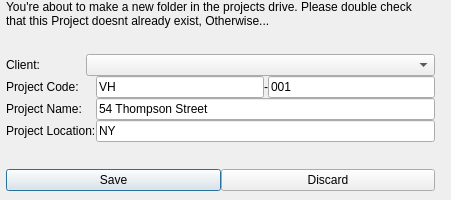
<?xml version="1.0" encoding="UTF-8"?>
<ui version="4.0">
 <class>Dialog</class>
 <widget class="QDialog" name="Dialog">
  <property name="geometry">
   <rect>
    <x>0</x>
    <y>0</y>
    <width>451</width>
    <height>200</height>
   </rect>
  </property>
  <property name="sizePolicy">
   <sizepolicy hsizetype="MinimumExpanding" vsizetype="MinimumExpanding">
    <horstretch>0</horstretch>
    <verstretch>0</verstretch>
   </sizepolicy>
  </property>
  <property name="windowTitle">
   <string>Making a New Project</string>
  </property>
  <property name="modal">
   <bool>true</bool>
  </property>
  <widget class="QWidget" name="verticalWidget" native="true">
   <property name="geometry">
    <rect>
     <x>0</x>
     <y>0</y>
     <width>441</width>
     <height>191</height>
    </rect>
   </property>
   <property name="sizePolicy">
    <sizepolicy hsizetype="Minimum" vsizetype="Preferred">
     <horstretch>0</horstretch>
     <verstretch>0</verstretch>
    </sizepolicy>
   </property>
   <layout class="QVBoxLayout" name="verticalLayout_2">
    <property name="spacing">
     <number>0</number>
    </property>
    <property name="leftMargin">
     <number>6</number>
    </property>
    <property name="rightMargin">
     <number>6</number>
    </property>
    <item>
     <widget class="QLabel" name="label_2">
      <property name="text">
       <string>You're about to make a new folder in the projects drive. Please double check that this Project doesnt already exist, Otherwise...</string>
      </property>
      <property name="wordWrap">
       <bool>true</bool>
      </property>
     </widget>
    </item>
    <item>
     <spacer name="verticalSpacer">
      <property name="orientation">
       <enum>Qt::Vertical</enum>
      </property>
      <property name="sizeHint" stdset="0">
       <size>
        <width>20</width>
        <height>40</height>
       </size>
      </property>
     </spacer>
    </item>
    <item>
     <layout class="QHBoxLayout" name="horizontalLayout_4">
      <item>
       <widget class="QLabel" name="label_6">
        <property name="maximumSize">
         <size>
          <width>80</width>
          <height>16777215</height>
         </size>
        </property>
        <property name="text">
         <string>Client:</string>
        </property>
       </widget>
      </item>
      <item>
       <widget class="QComboBox" name="comboBox"/>
      </item>
     </layout>
    </item>
    <item>
     <layout class="QHBoxLayout" name="horizontalLayout">
      <item>
       <widget class="QLabel" name="label">
        <property name="text">
         <string>Project Code:     </string>
        </property>
       </widget>
      </item>
      <item>
       <widget class="QLineEdit" name="lineEdit">
        <property name="text">
         <string>VH</string>
        </property>
       </widget>
      </item>
      <item>
       <widget class="QLabel" name="label_5">
        <property name="text">
         <string>-</string>
        </property>
       </widget>
      </item>
      <item>
       <widget class="QLineEdit" name="lineEdit_2">
        <property name="text">
         <string>001</string>
        </property>
       </widget>
      </item>
     </layout>
    </item>
    <item>
     <layout class="QHBoxLayout" name="horizontalLayout_2">
      <item>
       <widget class="QLabel" name="label_3">
        <property name="text">
         <string>Project Name:    </string>
        </property>
       </widget>
      </item>
      <item>
       <widget class="QLineEdit" name="lineEdit_3">
        <property name="text">
         <string>54 Thompson Street</string>
        </property>
       </widget>
      </item>
     </layout>
    </item>
    <item>
     <layout class="QHBoxLayout" name="horizontalLayout_3">
      <property name="topMargin">
       <number>0</number>
      </property>
      <item>
       <widget class="QLabel" name="label_4">
        <property name="text">
         <string>Project Location:</string>
        </property>
       </widget>
      </item>
      <item>
       <widget class="QLineEdit" name="lineEdit_4">
        <property name="text">
         <string>NY</string>
        </property>
       </widget>
      </item>
     </layout>
    </item>
    <item>
     <spacer name="verticalSpacer_2">
      <property name="orientation">
       <enum>Qt::Vertical</enum>
      </property>
      <property name="sizeHint" stdset="0">
       <size>
        <width>20</width>
        <height>40</height>
       </size>
      </property>
     </spacer>
    </item>
    <item>
     <layout class="QHBoxLayout" name="horizontalLayout_5">
      <property name="topMargin">
       <number>0</number>
      </property>
      <item>
       <widget class="QPushButton" name="pb_save">
        <property name="text">
         <string>Save</string>
        </property>
       </widget>
      </item>
      <item>
       <widget class="QPushButton" name="pb_discard">
        <property name="text">
         <string>Discard</string>
        </property>
       </widget>
      </item>
     </layout>
    </item>
   </layout>
  </widget>
 </widget>
 <resources/>
 <connections/>
</ui>
